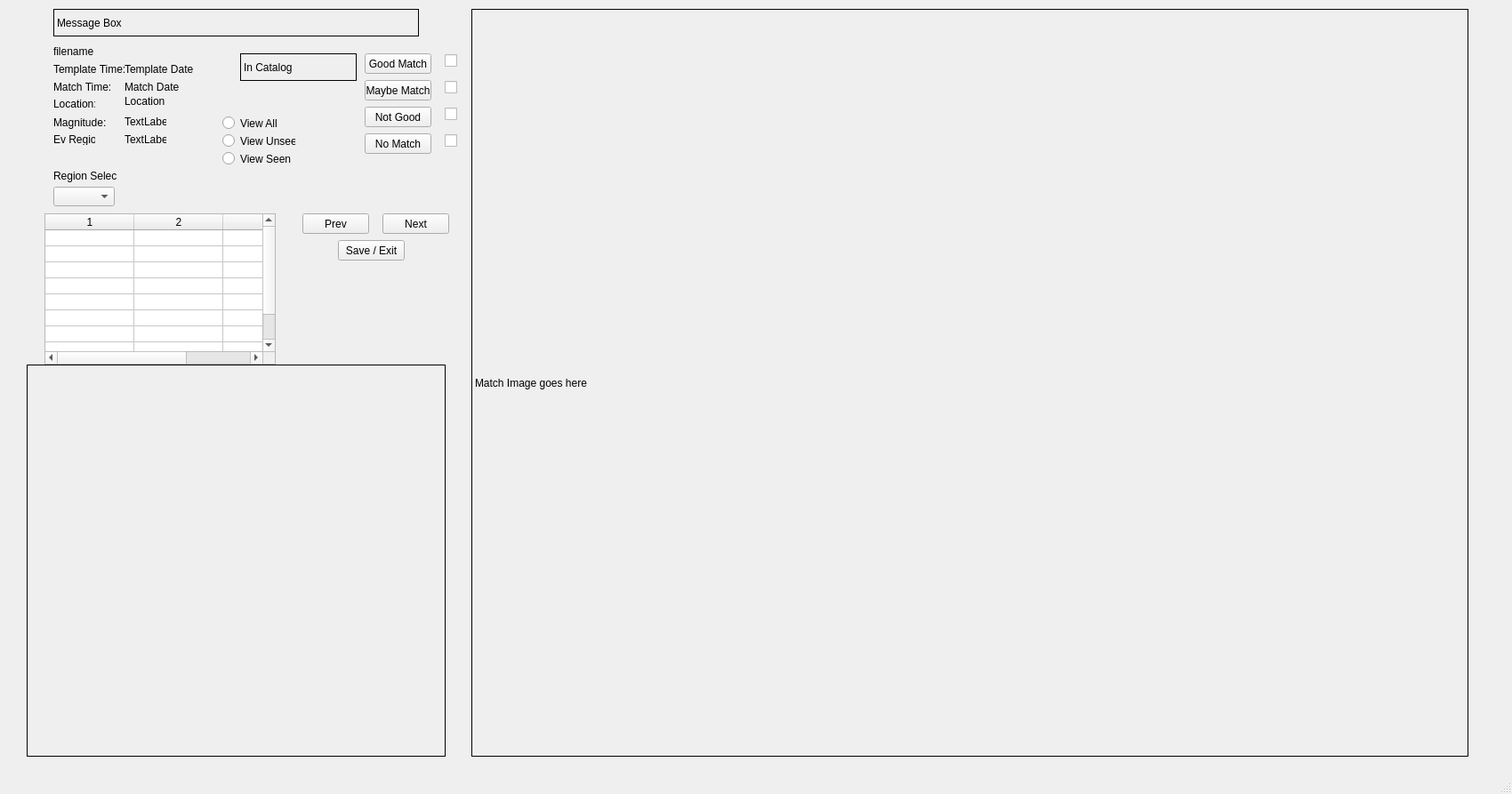
<?xml version="1.0" encoding="UTF-8"?>
<ui version="4.0">
 <class>MainWindow</class>
 <widget class="QMainWindow" name="MainWindow">
  <property name="geometry">
   <rect>
    <x>0</x>
    <y>0</y>
    <width>1700</width>
    <height>893</height>
   </rect>
  </property>
  <property name="windowTitle">
   <string>MainWindow</string>
  </property>
  <property name="toolTip">
   <string>View already evaluated</string>
  </property>
  <widget class="QWidget" name="centralwidget">
   <widget class="QPushButton" name="saveGoodMatchButton">
    <property name="geometry">
     <rect>
      <x>410</x>
      <y>60</y>
      <width>75</width>
      <height>23</height>
     </rect>
    </property>
    <property name="text">
     <string>Good Match</string>
    </property>
   </widget>
   <widget class="QPushButton" name="nextButton">
    <property name="geometry">
     <rect>
      <x>430</x>
      <y>240</y>
      <width>75</width>
      <height>23</height>
     </rect>
    </property>
    <property name="text">
     <string>Next</string>
    </property>
   </widget>
   <widget class="QPushButton" name="prevButton">
    <property name="geometry">
     <rect>
      <x>340</x>
      <y>240</y>
      <width>75</width>
      <height>23</height>
     </rect>
    </property>
    <property name="text">
     <string>Prev</string>
    </property>
   </widget>
   <widget class="QLabel" name="filenameLabel">
    <property name="geometry">
     <rect>
      <x>60</x>
      <y>50</y>
      <width>281</width>
      <height>16</height>
     </rect>
    </property>
    <property name="text">
     <string>filename</string>
    </property>
   </widget>
   <widget class="QLabel" name="templateDateLabel">
    <property name="geometry">
     <rect>
      <x>140</x>
      <y>70</y>
      <width>121</width>
      <height>16</height>
     </rect>
    </property>
    <property name="text">
     <string>Template Date</string>
    </property>
   </widget>
   <widget class="QLabel" name="matchDateLabel">
    <property name="geometry">
     <rect>
      <x>140</x>
      <y>90</y>
      <width>131</width>
      <height>16</height>
     </rect>
    </property>
    <property name="text">
     <string>Match Date</string>
    </property>
   </widget>
   <widget class="QPushButton" name="saveExitButton">
    <property name="geometry">
     <rect>
      <x>380</x>
      <y>270</y>
      <width>75</width>
      <height>23</height>
     </rect>
    </property>
    <property name="text">
     <string>Save / Exit</string>
    </property>
   </widget>
   <widget class="QLabel" name="label">
    <property name="geometry">
     <rect>
      <x>60</x>
      <y>70</y>
      <width>81</width>
      <height>16</height>
     </rect>
    </property>
    <property name="text">
     <string>Template Time:</string>
    </property>
   </widget>
   <widget class="QLabel" name="label_2">
    <property name="geometry">
     <rect>
      <x>60</x>
      <y>90</y>
      <width>71</width>
      <height>16</height>
     </rect>
    </property>
    <property name="text">
     <string>Match Time:</string>
    </property>
   </widget>
   <widget class="QLabel" name="image">
    <property name="geometry">
     <rect>
      <x>530</x>
      <y>10</y>
      <width>1121</width>
      <height>841</height>
     </rect>
    </property>
    <property name="frameShape">
     <enum>QFrame::Box</enum>
    </property>
    <property name="text">
     <string>Match Image goes here</string>
    </property>
   </widget>
   <widget class="QPushButton" name="saveMaybeMatchButton">
    <property name="geometry">
     <rect>
      <x>410</x>
      <y>90</y>
      <width>75</width>
      <height>23</height>
     </rect>
    </property>
    <property name="text">
     <string>Maybe Match</string>
    </property>
   </widget>
   <widget class="QPushButton" name="saveNotGoodMatchButton">
    <property name="geometry">
     <rect>
      <x>410</x>
      <y>120</y>
      <width>75</width>
      <height>23</height>
     </rect>
    </property>
    <property name="text">
     <string>Not Good</string>
    </property>
   </widget>
   <widget class="QPushButton" name="saveNoMatchButton">
    <property name="geometry">
     <rect>
      <x>410</x>
      <y>150</y>
      <width>75</width>
      <height>23</height>
     </rect>
    </property>
    <property name="text">
     <string>No Match</string>
    </property>
   </widget>
   <widget class="QLabel" name="locationValue">
    <property name="geometry">
     <rect>
      <x>140</x>
      <y>106</y>
      <width>181</width>
      <height>16</height>
     </rect>
    </property>
    <property name="text">
     <string>Location</string>
    </property>
   </widget>
   <widget class="QLabel" name="inCatalogValue">
    <property name="geometry">
     <rect>
      <x>270</x>
      <y>60</y>
      <width>131</width>
      <height>31</height>
     </rect>
    </property>
    <property name="frameShape">
     <enum>QFrame::Box</enum>
    </property>
    <property name="text">
     <string>In Catalog</string>
    </property>
   </widget>
   <widget class="QFrame" name="mapWidget">
    <property name="geometry">
     <rect>
      <x>30</x>
      <y>410</y>
      <width>471</width>
      <height>441</height>
     </rect>
    </property>
    <property name="frameShape">
     <enum>QFrame::Box</enum>
    </property>
    <property name="frameShadow">
     <enum>QFrame::Plain</enum>
    </property>
   </widget>
   <widget class="QLabel" name="label_3">
    <property name="geometry">
     <rect>
      <x>60</x>
      <y>130</y>
      <width>61</width>
      <height>16</height>
     </rect>
    </property>
    <property name="text">
     <string>Magnitude:</string>
    </property>
   </widget>
   <widget class="QLabel" name="magnitudeValue">
    <property name="geometry">
     <rect>
      <x>140</x>
      <y>130</y>
      <width>47</width>
      <height>13</height>
     </rect>
    </property>
    <property name="text">
     <string>TextLabel</string>
    </property>
   </widget>
   <widget class="QComboBox" name="regionSelect">
    <property name="geometry">
     <rect>
      <x>60</x>
      <y>210</y>
      <width>69</width>
      <height>22</height>
     </rect>
    </property>
    <property name="currentText">
     <string/>
    </property>
   </widget>
   <widget class="QLabel" name="label_4">
    <property name="geometry">
     <rect>
      <x>60</x>
      <y>190</y>
      <width>71</width>
      <height>16</height>
     </rect>
    </property>
    <property name="text">
     <string>Region Select</string>
    </property>
   </widget>
   <widget class="QLabel" name="label_5">
    <property name="geometry">
     <rect>
      <x>60</x>
      <y>150</y>
      <width>47</width>
      <height>13</height>
     </rect>
    </property>
    <property name="text">
     <string>Ev Region:</string>
    </property>
   </widget>
   <widget class="QLabel" name="evRegionValue">
    <property name="geometry">
     <rect>
      <x>140</x>
      <y>150</y>
      <width>47</width>
      <height>13</height>
     </rect>
    </property>
    <property name="text">
     <string>TextLabel</string>
    </property>
   </widget>
   <widget class="QLabel" name="messageBox">
    <property name="geometry">
     <rect>
      <x>60</x>
      <y>10</y>
      <width>411</width>
      <height>31</height>
     </rect>
    </property>
    <property name="frameShape">
     <enum>QFrame::Box</enum>
    </property>
    <property name="text">
     <string>Message Box</string>
    </property>
   </widget>
   <widget class="QLabel" name="label_6">
    <property name="geometry">
     <rect>
      <x>60</x>
      <y>110</y>
      <width>47</width>
      <height>13</height>
     </rect>
    </property>
    <property name="text">
     <string>Location:</string>
    </property>
   </widget>
   <widget class="QTableWidget" name="regionTable">
    <property name="geometry">
     <rect>
      <x>50</x>
      <y>240</y>
      <width>260</width>
      <height>170</height>
     </rect>
    </property>
    <property name="rowCount">
     <number>9</number>
    </property>
    <property name="columnCount">
     <number>3</number>
    </property>
    <attribute name="horizontalHeaderDefaultSectionSize">
     <number>100</number>
    </attribute>
    <attribute name="verticalHeaderVisible">
     <bool>false</bool>
    </attribute>
    <attribute name="verticalHeaderMinimumSectionSize">
     <number>12</number>
    </attribute>
    <attribute name="verticalHeaderDefaultSectionSize">
     <number>15</number>
    </attribute>
    <row/>
    <row/>
    <row/>
    <row/>
    <row/>
    <row/>
    <row/>
    <row/>
    <row/>
    <column/>
    <column/>
    <column/>
   </widget>
   <widget class="QRadioButton" name="viewAllRB">
    <property name="geometry">
     <rect>
      <x>250</x>
      <y>130</y>
      <width>82</width>
      <height>17</height>
     </rect>
    </property>
    <property name="text">
     <string>View All</string>
    </property>
   </widget>
   <widget class="QRadioButton" name="viewUnseenRB">
    <property name="geometry">
     <rect>
      <x>250</x>
      <y>150</y>
      <width>82</width>
      <height>17</height>
     </rect>
    </property>
    <property name="text">
     <string>View Unseen</string>
    </property>
   </widget>
   <widget class="QRadioButton" name="viewSeenRB">
    <property name="geometry">
     <rect>
      <x>250</x>
      <y>170</y>
      <width>82</width>
      <height>17</height>
     </rect>
    </property>
    <property name="text">
     <string>View Seen</string>
    </property>
   </widget>
   <widget class="QCheckBox" name="reviewMatch4">
    <property name="geometry">
     <rect>
      <x>500</x>
      <y>60</y>
      <width>70</width>
      <height>17</height>
     </rect>
    </property>
    <property name="text">
     <string/>
    </property>
   </widget>
   <widget class="QCheckBox" name="reviewMatch3">
    <property name="geometry">
     <rect>
      <x>500</x>
      <y>90</y>
      <width>70</width>
      <height>17</height>
     </rect>
    </property>
    <property name="text">
     <string/>
    </property>
   </widget>
   <widget class="QCheckBox" name="reviewMatch2">
    <property name="geometry">
     <rect>
      <x>500</x>
      <y>120</y>
      <width>70</width>
      <height>17</height>
     </rect>
    </property>
    <property name="text">
     <string/>
    </property>
   </widget>
   <widget class="QCheckBox" name="reviewMatch1">
    <property name="geometry">
     <rect>
      <x>500</x>
      <y>150</y>
      <width>70</width>
      <height>17</height>
     </rect>
    </property>
    <property name="text">
     <string/>
    </property>
   </widget>
  </widget>
  <widget class="QMenuBar" name="menubar">
   <property name="geometry">
    <rect>
     <x>0</x>
     <y>0</y>
     <width>1700</width>
     <height>21</height>
    </rect>
   </property>
  </widget>
  <widget class="QStatusBar" name="statusbar"/>
 </widget>
 <resources/>
 <connections/>
 <designerdata>
  <property name="gridDeltaX">
   <number>10</number>
  </property>
  <property name="gridDeltaY">
   <number>10</number>
  </property>
  <property name="gridSnapX">
   <bool>true</bool>
  </property>
  <property name="gridSnapY">
   <bool>true</bool>
  </property>
  <property name="gridVisible">
   <bool>true</bool>
  </property>
 </designerdata>
</ui>
